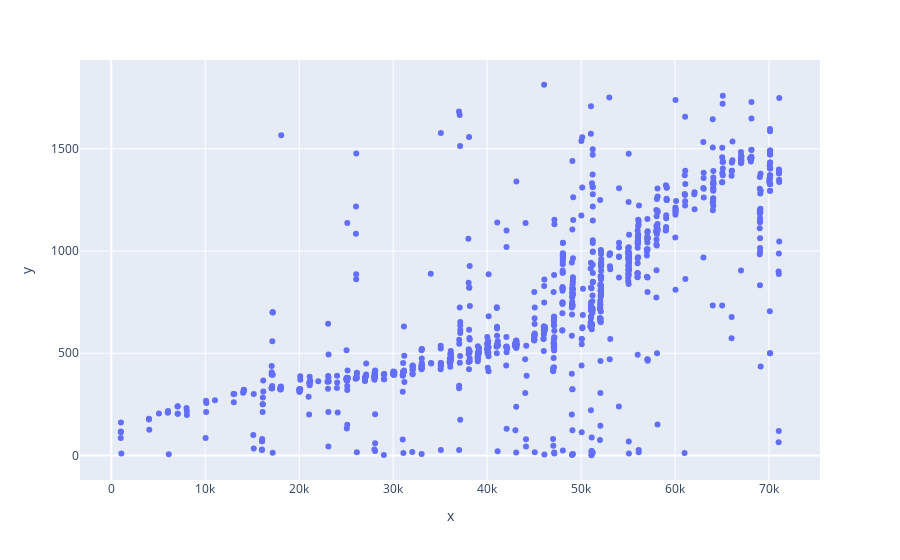

Notebook code for this chart:
### Code cell
# x and y given as array_like objects
import plotly.express as px
#fig = px.scatter(x=[47126, 47129, 47132, 47138, 47138], y=[833, 513, 578, 676, 14])
fig = px.scatter(x=volpagelist, y=datelist)
fig.show()

### Figure 1 — Plotly figure (JSON) as saved in the notebook; plotly's stock layout.template omitted (floating-point values rounded to 4 significant figures; data arrays with more than 128 entries replaced by an {"elided": "..."} marker saying what was removed)
{"data": [{"hovertemplate": "x=%{x}<br>y=%{y}<extra></extra>", "legendgroup": "", "marker": {"color": "#636efa", "symbol": "circle"}, "mode": "markers", "name": "", "orientation": "v", "showlegend": false, "type": "scatter", "x": {"elided": "993 int values"}, "xaxis": "x", "y": {"elided": "993 int values"}, "yaxis": "y"}], "layout": {"legend": {"tracegroupgap": 0}, "margin": {"t": 60}, "xaxis": {"anchor": "y", "domain": [0, 1], "title": {"text": "x"}}, "yaxis": {"anchor": "x", "domain": [0, 1], "title": {"text": "y"}}}}
